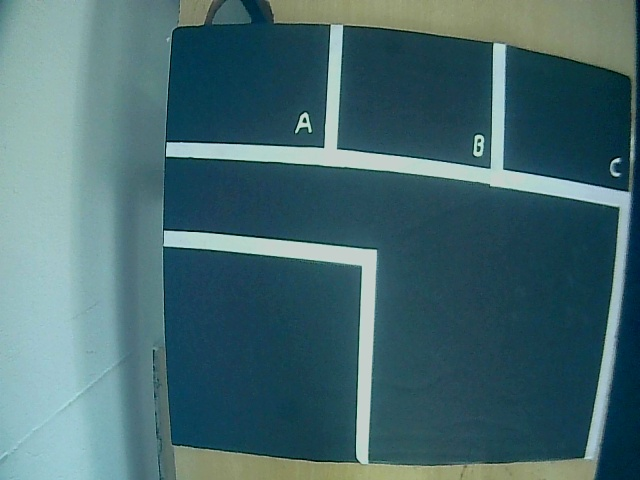
#> input picture yolo detection/parking.jpg, 640 x 480 px
$ python test.py
#> lines starting #> are read from the running program, lines starting #| are printed output that depends on the picture; after the words box and inside, x2 and y2 are one past the last pixel; in counts of white or black regions, pixels touching at a corner belong together
import cv2

# Define slots FIRST
parking_slots = [
    (173, 42,322, 156),
    (344, 37,490, 174),
    (508, 56,621, 196)

]

img = cv2.imread("parking.jpg")
#> img is the input picture: shape (480, 640, 3); mean B, G, R 112.5, 106.5, 71

if img is None:
    print("Error: Image not found")
    exit()

for slot in parking_slots:
    x1, y1, x2, y2 = slot
    cv2.rectangle(img, (x1, y1), (x2, y2), (255, 0, 0), 2)
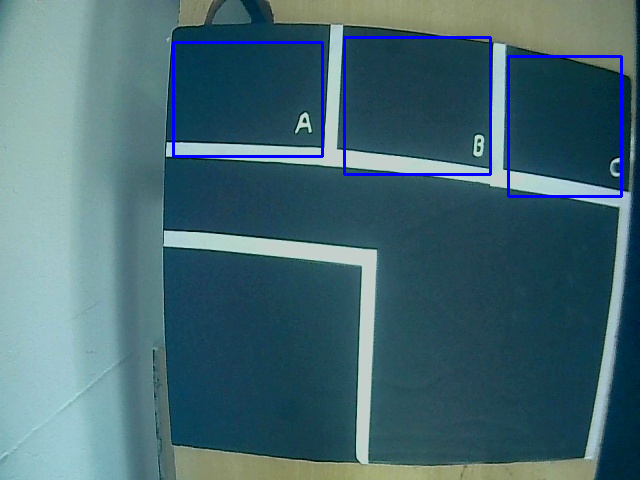
#> img: shape (480, 640, 3); 1.56% of pixels changed, all inside (x1, y1, x2, y2) = (172, 36, 623, 198)

cv2.imshow("Slots", img)
cv2.waitKey(0)
cv2.destroyAllWindows()
